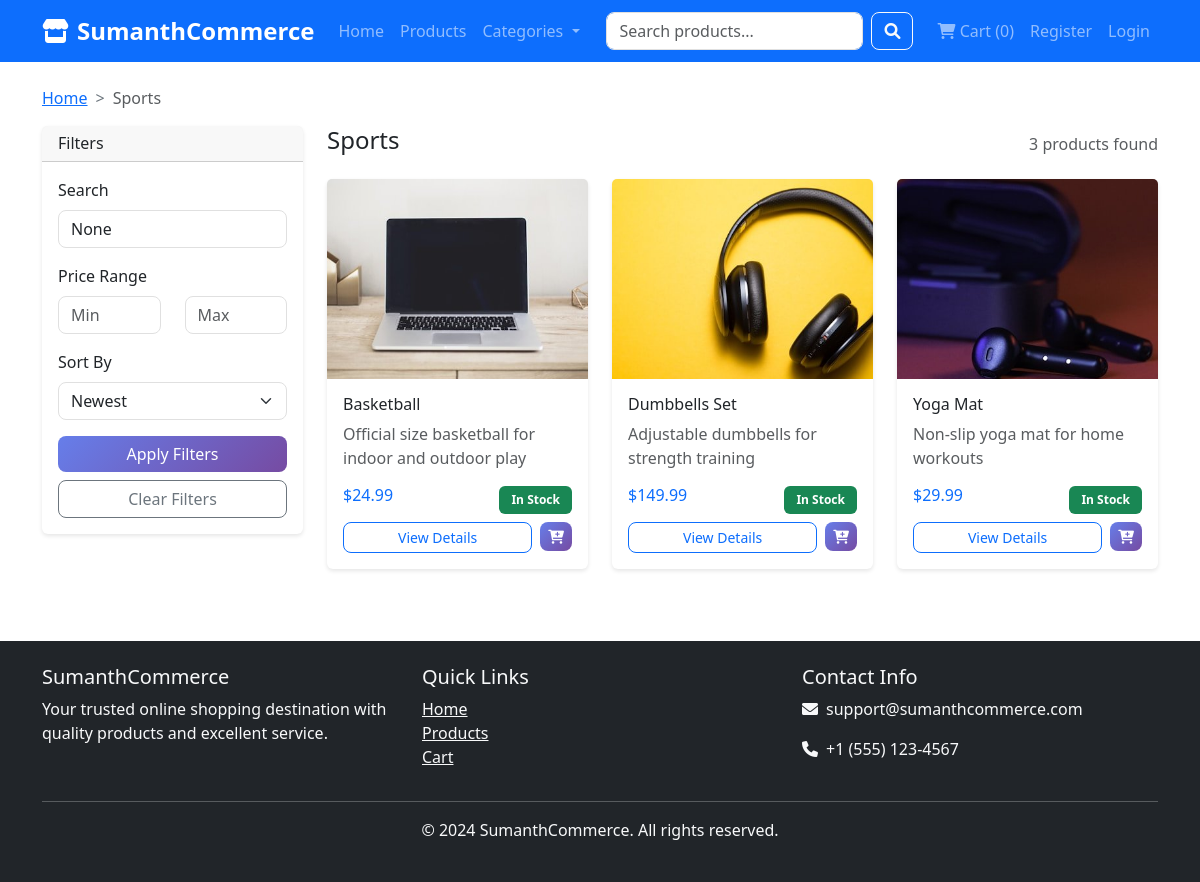
Page /category/sports/ on the committed database.
### store/models.py (models this page shows, shortened)
class Category(models.Model):
    name = models.CharField(max_length=100)
    slug = models.SlugField(unique=True, blank=True)
    parent = models.ForeignKey('self', on_delete=models.CASCADE, null=True, blank=True, related_name='children')
    description = models.TextField(blank=True)
    image = models.ImageField(upload_to='categories/', blank=True, null=True)
    is_active = models.BooleanField(default=True)
    created_at = models.DateTimeField(auto_now_add=True)
    class Meta:
        verbose_name_plural = 'Categories'
        ordering = ['name']

class Product(models.Model):
    name = models.CharField(max_length=200)
    slug = models.SlugField(unique=True, blank=True)
    description = models.TextField()
    price = models.DecimalField(max_digits=10, decimal_places=2)
    image = models.ImageField(upload_to='products/', blank=True, null=True)
    category = models.ForeignKey(Category, on_delete=models.CASCADE, related_name='products')
    stock = models.PositiveIntegerField(default=0)
    is_active = models.BooleanField(default=True)
    created_at = models.DateTimeField(auto_now_add=True)
    updated_at = models.DateTimeField(auto_now=True)
    class Meta:
        ordering = ['-created_at']

### store/views.py (the view)
# urls.py: path('category/<slug:slug>/', views.category_detail, name='category'),
def category_detail(request, slug):
    category = get_object_or_404(Category, slug=slug, is_active=True)
    products = Product.objects.filter(category=category, is_active=True)
    search_query = request.GET.get('search')
    if search_query:
        products = products.filter(
            Q(name__icontains=search_query) |
            Q(description__icontains=search_query)
        )
    min_price = request.GET.get('min_price')
    max_price = request.GET.get('max_price')
    if min_price:
        products = products.filter(price__gte=min_price)
    if max_price:
        products = products.filter(price__lte=max_price)
    sort_by = request.GET.get('sort', 'newest')
    if sort_by == 'price_low':
        products = products.order_by('price')
    elif sort_by == 'price_high':
        products = products.order_by('-price')
    elif sort_by == 'name':
        products = products.order_by('name')
    else:
        products = products.order_by('-created_at')
    paginator = Paginator(products, 12)
    page_number = request.GET.get('page')
    page_obj = paginator.get_page(page_number)
    context = {
        'category': category,
        'page_obj': page_obj,
        'search_query': search_query,
        'min_price': min_price,
        'max_price': max_price,
        'sort_by': sort_by,
    }
    return render(request, 'store/category_detail.html', context)

### store/context_processors.py (called while the page is built)
def cart(request):
    cart_items = []
    cart_total = 0
    cart_count = 0
    if request.user.is_authenticated:
        cart, created = Cart.objects.get_or_create(user=request.user)
        cart_items = cart.items.all()
        cart_total = cart.get_total_price()
        cart_count = cart.get_total_items()
    else:
        session_key = request.session.session_key
        if session_key:
            cart, created = Cart.objects.get_or_create(session_key=session_key)
            cart_items = cart.items.all()
            cart_total = cart.get_total_price()
            cart_count = cart.get_total_items()
    return {
        'cart_items': cart_items,
        'cart_total': cart_total,
        'cart_count': cart_count,
    }

### store/templates/store/category_detail.html (shortened to what this page needs)
{% extends 'store/base.html' %}
{% load static %}
{% block content %}
<div class="container my-4">
    <nav aria-label="breadcrumb">
        <ol class="breadcrumb">
            <li class="breadcrumb-item"><a href="{% url 'store:home' %}">Home</a></li>
            <li class="breadcrumb-item active">{{ category.name }}</li>
        </ol>
    </nav>
    <div class="row">
        <div class="col-md-3">
            <div class="card">
                <div class="card-header">
                    <h6 class="mb-0">Filters</h6>
                </div>
                <div class="card-body">
                    <form method="GET">
                        <div class="mb-3">
                            <label class="form-label">Search</label>
                            <input type="text" name="search" class="form-control" value="{{ search_query }}" placeholder="Search products...">
                        </div>
                        <div class="mb-3">
                            <label class="form-label">Price Range</label>
                            <div class="row">
                                <div class="col-6">
                                    <input type="number" name="min_price" class="form-control" value="{{ min_price }}" placeholder="Min">
                                </div>
                                <div class="col-6">
                                    <input type="number" name="max_price" class="form-control" value="{{ max_price }}" placeholder="Max">
                                </div>
                            </div>
                        </div>
                        <div class="mb-3">
                            <label class="form-label">Sort By</label>
                            <select name="sort" class="form-select">
                                <option value="newest" {% if sort_by == 'newest' %}selected{% endif %}>Newest</option>
                            </select>
                        </div>
                        <button type="submit" class="btn btn-primary w-100">Apply Filters</button>
                        <a href="{% url 'store:category' category.slug %}" class="btn btn-outline-secondary w-100 mt-2">Clear Filters</a>
                    </form>
                </div>
            </div>
        </div>
        <div class="col-md-9">
            <div class="d-flex justify-content-between align-items-center mb-3">
                <h4>{{ category.name }}</h4>
                <span class="text-muted">{{ page_obj.paginator.count }} products found</span>
            </div>
            {% if page_obj %}
                <div class="row">
                    {% for product in page_obj %}
                    <div class="col-md-6 col-lg-4 mb-4">
                        <div class="card h-100">
                            {% if product.image %}
                                <img src="{{ product.image.url }}" alt="{{ product.name }}" class="card-img-top" style="height: 200px; object-fit: cover;">
                            {% else %}
                                <div class="bg-light d-flex align-items-center justify-content-center" style="height: 200px;">
                                    <i class="fas fa-image fa-3x text-muted"></i>
                                </div>
                            {% endif %}
                            <div class="card-body d-flex flex-column">
                                <h6 class="card-title">{{ product.name }}</h6>
                                <p class="card-text text-muted">{{ product.description|truncatewords:15 }}</p>
                                <div class="mt-auto">
                                    <div class="d-flex justify-content-between align-items-center mb-2">
                                        <span class="h6 text-primary">${{ product.price }}</span>
                                        {% if product.stock > 0 %}
                                            <span class="badge bg-success">In Stock</span>
                                        {% else %}
                                            <span class="badge bg-danger">Out of Stock</span>
                                        {% endif %}
                                    </div>
                                    <div class="d-flex gap-2">
                                        <a href="{% url 'store:product_detail' product.pk %}" class="btn btn-outline-primary btn-sm flex-fill">View Details</a>
                                        {% if product.stock > 0 %}
                                            <form method="POST" action="{% url 'store:add_to_cart' product.pk %}" class="d-inline">
                                                <button type="submit" class="btn btn-primary btn-sm">
                                                    <i class="fas fa-cart-plus"></i>
                                                </button>
                                            </form>
                                        {% endif %}
                                    </div>
                                </div>
                            </div>
                        </div>
                    </div>
                    {% endfor %}
                </div>
            {% endif %}
        </div>
    </div>
</div>
{% endblock %}

### static/store/css/style.css (style rules this page uses)
.card { transition: transform 0.2s ease-in-out, box-shadow 0.2s ease-in-out; border: none; box-shadow: 0 2px 4px rgba(0,0,0,0.1); }
.btn { border-radius: 8px; font-weight: 500; }
.btn-primary { background: linear-gradient(135deg, #667eea 0%, #764ba2 100%); border: none; }
.form-control, .form-select { border-radius: 8px; border: 1px solid #e0e0e0; }
.badge { font-size: 0.75rem; padding: 0.5rem 0.75rem; border-radius: 6px; }
.breadcrumb { background-color: transparent; padding: 0; }
.breadcrumb-item + .breadcrumb-item::before { content: ">"; color: #6c757d; }

### rows in the picture
Category: name "Sports"
Product: image (picture), name "Basketball", description "Official size basketball for indoor and outdoor play", price "24.99", stock "In Stock"
Product: image (picture), name "Dumbbells Set", description "Adjustable dumbbells for strength training", price "149.99", stock "In Stock"
Product: image (picture), name "Yoga Mat", description "Non-slip yoga mat for home workouts", price "29.99", stock "In Stock"

### other values in the picture
{{ cart_count }} "0"
{{ page_obj.paginator.count }} "3"
